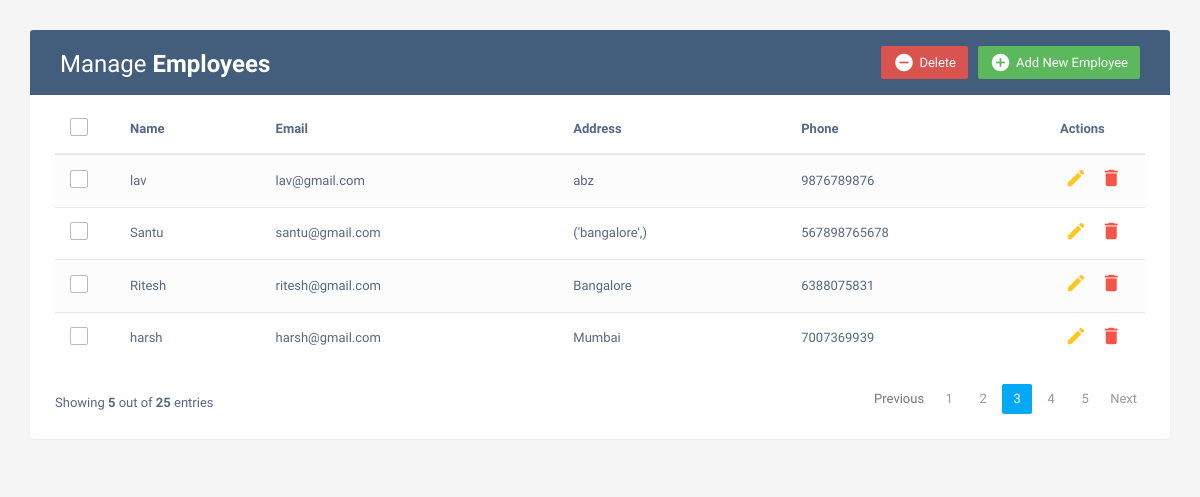
Before: / with the older database file.
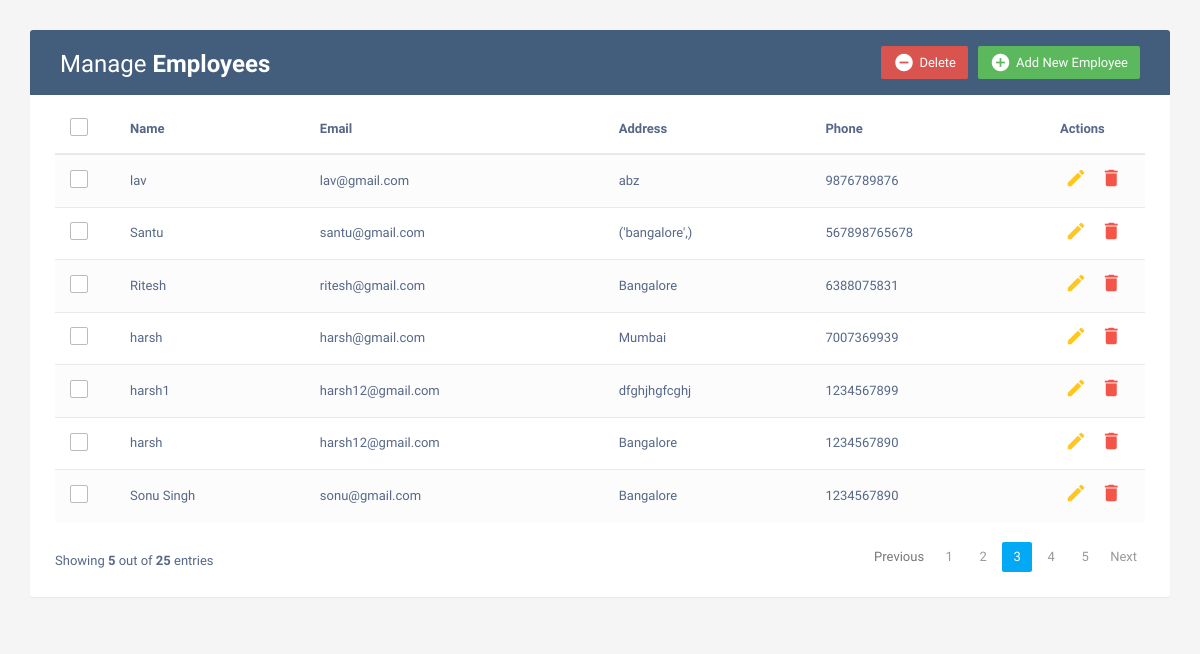
After: the same page with the newer database file.
### todo/models.py (models this page shows, shortened)
class Employees(models.Model):
    name = models.CharField(max_length=200)
    email = models.EmailField(max_length=200)
    address = models.TextField()
    phone = models.CharField(max_length=10)

### curd/views.py (the view)
# urls.py: path('', views.index, name='home'),
def index(request):
    emp = Employees.objects.all()
    context = {
        'emp': emp,
    }
    return render(request, 'index.html', context)

### templates/index.html (shortened to what this page needs)
<!DOCTYPE html>
<html lang="en">
<head>
<link rel="stylesheet" href="https://maxcdn.bootstrapcdn.com/font-awesome/4.7.0/css/font-awesome.min.css">
<link rel="stylesheet" href="https://maxcdn.bootstrapcdn.com/bootstrap/3.3.7/css/bootstrap.min.css">
  <body>
    <div class="container">
        <div class="table-wrapper">
            <div class="table-title">
                <div class="row">
                    <div class="col-sm-6">
						<h2>Manage <b>Employees</b></h2>
					</div>
					<div class="col-sm-6">
						<a href="#addEmployeeModal" class="btn btn-success" data-toggle="modal"><i class="material-icons">&#xE147;</i> <span>Add New Employee</span></a>
						<a href="#deleteEmployeeModal" class="btn btn-danger" data-toggle="modal"><i class="material-icons">&#xE15C;</i> <span>Delete</span></a>
					</div>
                </div>
            </div>
            <table class="table table-striped table-hover">
                <thead>
                    <tr>
						<th>
							<span class="custom-checkbox">
								<label for="selectAll"></label>
							</span>
						</th>
                        <th>Name</th>
                        <th>Email</th>
						<th>Address</th>
                        <th>Phone</th>
                        <th>Actions</th>
                    </tr>
                </thead>
                <tbody>
                    {% for index in emp %}
                    <tr>
						<td>
							<span class="custom-checkbox">
								<label for="checkbox1"></label>
							</span>
						</td>
                        <td>{{index.name}}</td>
                        <td>{{index.email}}</td>
						<td>{{index.address}}</td>
                        <td>{{index.phone}}</td>
                        <td>
                            <a href="#editEmployeeModal-{{forloop.counter}}" class="edit" data-toggle="modal"><i class="material-icons" data-toggle="tooltip" title="Edit">&#xE254;</i></a>
                            <a href="#deleteEmployeeModal-{{forloop.counter}}" class="delete" data-toggle="modal"><i class="material-icons" data-toggle="tooltip" title="Delete">&#xE872;</i></a>
                        </td>
                    </tr>
                    {% endfor %}
                </tbody>
            </table>
			<div class="clearfix">
                <div class="hint-text">Showing <b>5</b> out of <b>25</b> entries</div>
                <ul class="pagination">
                    <li class="page-item disabled"><a href="#">Previous</a></li>
                    <li class="page-item"><a href="#" class="page-link">1</a></li>
                    <li class="page-item"><a href="#" class="page-link">2</a></li>
                    <li class="page-item active"><a href="#" class="page-link">3</a></li>
                    <li class="page-item"><a href="#" class="page-link">4</a></li>
                    <li class="page-item"><a href="#" class="page-link">5</a></li>
                    <li class="page-item"><a href="#" class="page-link">Next</a></li>
                </ul>
            </div>
        </div>
    </div>
</body>
</html>

### templates/index.html (style rules this page uses)
body { color: #566787; background: #f5f5f5; font-family: 'Varela Round', sans-serif; font-size: 13px; }
.table-wrapper { background: #fff; padding: 20px 25px; margin: 30px 0; border-radius: 3px; box-shadow: 0 1px 1px rgba(0,0,0,.05); }
.table-title { padding-bottom: 15px; background: #435d7d; color: #fff; padding: 16px 30px; margin: -20px -25px 10px; border-radius: 3px 3px 0 0; }
.table-title h2 { margin: 5px 0 0; font-size: 24px; }
.table-title .btn { color: #fff; float: right; font-size: 13px; border: none; min-width: 50px; border-radius: 2px; border: none; outline: none !important; margin-left: 10px; }
.table-title .btn i { float: left; font-size: 21px; margin-right: 5px; }
.table-title .btn span { float: left; margin-top: 2px; }
table.table tr th, table.table tr td { border-color: #e9e9e9; padding: 12px 15px; vertical-align: middle; }
table.table tr th:first-child { width: 60px; }
table.table tr th:last-child { width: 100px; }
table.table-striped tbody tr:nth-of-type(odd) { background-color: #fcfcfc; }
table.table td:last-child i { opacity: 0.9; font-size: 22px; margin: 0 5px; }
table.table td a { font-weight: bold; color: #566787; display: inline-block; text-decoration: none; outline: none !important; }
table.table td a.edit { color: #FFC107; }
table.table td a.delete { color: #F44336; }
table.table td i { font-size: 19px; }
.pagination { float: right; margin: 0 0 5px; }
.pagination li a { border: none; font-size: 13px; min-width: 30px; min-height: 30px; color: #999; margin: 0 2px; line-height: 30px; border-radius: 2px !important; text-align: center; padding: 0 6px; }
.pagination li.active a, .pagination li.active a.page-link { background: #03A9F4; }
.hint-text { float: left; margin-top: 10px; font-size: 13px; }
.custom-checkbox { position: relative; }
.custom-checkbox label:before { width: 18px; height: 18px; }
.custom-checkbox label:before { content: ''; margin-right: 10px; display: inline-block; vertical-align: text-top; background: white; border: 1px solid #bbb; border-radius: 2px; box-sizing: border-box; z-index: 2; }

Changed rows visible on the page:
added Employees: name "harsh1", email "harsh12@gmail.com", address "dfghjhgfcghj", phone "1234567899"
added Employees: name "harsh", email "harsh12@gmail.com", address "Bangalore", phone "1234567890"
added Employees: name "Sonu Singh", email "sonu@gmail.com", address "Bangalore", phone "1234567890"
